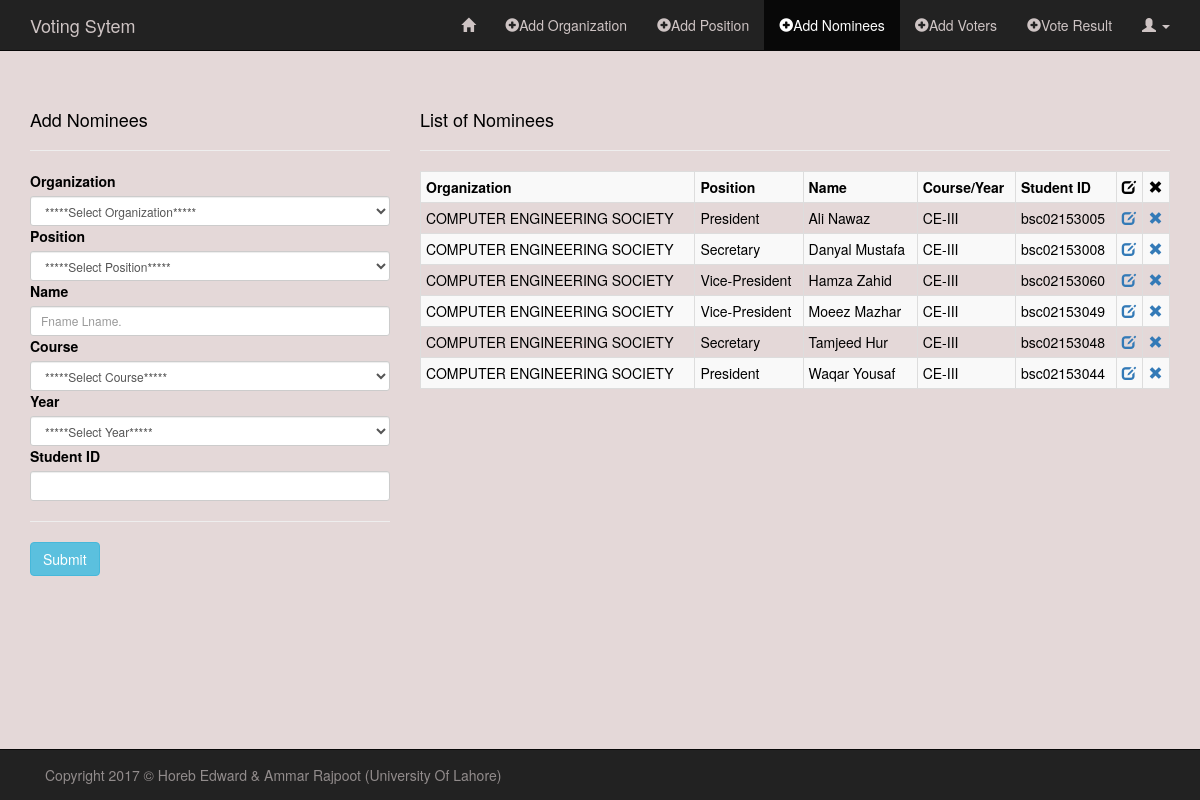
/sandbox/add_nominees.php (signed in), run on the app's committed database.
### tables this page shows
CREATE TABLE IF NOT EXISTS `nominees` (
  `id` int(11) NOT NULL AUTO_INCREMENT,
  `org` varchar(60) NOT NULL,
  `pos` varchar(60) NOT NULL,
  `name` varchar(60) NOT NULL,
  `course` varchar(60) NOT NULL,
  `year` varchar(3) NOT NULL,
  `stud_id` varchar(60) NOT NULL,
  PRIMARY KEY (`id`)
);

### sandbox/classes/Organization.php (called while the page is built, shortened)
<?php
class Organization
{
    public function READ_ORG() {
        global $db;
        $sql = "SELECT * FROM organization";
        if(!$stmt = $db->prepare($sql)) {
            echo $stmt->error;
        } else {
            $stmt->execute();
            $result = $stmt->get_result();
        }
        return $result;
    }
}

### sandbox/classes/Nominees.php (called while the page is built, shortened)
<?php
class Nominees
{
    public function READ_NOMINEE() {
        global $db;
        $sql = "SELECT *
                FROM nominees
                ORDER BY name ASC";
        if(!$stmt = $db->prepare($sql)) {
            echo $stmt->error;
        } else {
            $stmt->execute();
            $result = $stmt->get_result();
        }
        return $result;
    }
}

### sandbox/add_nominees.php (the view, shortened to what this page needs)
<?php
require("../config/db.php");
require("classes/Organization.php");
require("classes/Nominees.php");
?>
<!DOCTYPE HTML>
<html lang="en-US">
<head>
    <link rel="stylesheet" href="../assets/css/bootstrap.min.css">
    <link rel="stylesheet" href="../assets/css/style_admin.css">
</head>
<body>
<nav class="navbar navbar-inverse navbar-fixed-top" role="navigation">
    <div class="container">
        <div class="navbar-header">
            <a class="navbar-brand" href="index.php">Voting Sytem</a>
        </div>
        <div class="collapse navbar-collapse" id="bs-example-navbar-collapse-1">
            <ul class="nav navbar-nav navbar-right">
                <li><a href="admin_page.php"><span class="glyphicon glyphicon-home"></span></a></li>
                <li><a href="add_org.php"><span class="glyphicon glyphicon-plus-sign"></span>Add Organization</a></li>
                <li><a href="add_pos.php"><span class="glyphicon glyphicon-plus-sign"></span>Add Position</a></li>
                <li class="active"><a href="add_nominees.php"><span class="glyphicon glyphicon-plus-sign"></span>Add Nominees</a></li>
                <li><a href="add_voters.php"><span class="glyphicon glyphicon-plus-sign"></span>Add Voters</a></li>
                <li><a href="vote_result.php"><span class="glyphicon glyphicon-plus-sign"></span>Vote Result</a></li>
                <li class="dropdown">
                    <a href="#" class="dropdown-toggle" data-toggle="dropdown" role="button" aria-haspopup="true" aria-expanded="false"><span class="glyphicon glyphicon-user"></span> <span class="caret"></span></a>
                </li>
            </ul>
        </div>
    </div>
</nav>
<div class="container">
    <div class="row">
        <div class="col-md-4">
            <h4>Add Nominees</h4><hr>
            <form method="POST" action="<?php $_SERVER['PHP_SELF']; ?>" role="form">
                <?php
                $readOrg = new Organization();
                $rtnReadOrg = $readOrg->READ_ORG();
                ?>
                <div class="form-group-sm">
                    <label for="organization">Organization</label>
                    <?php if($rtnReadOrg) { ?>
                        <select required name="organization" class="form-control" id="org-list" onchange="getPos(this.value);">
                            <option value="">*****Select Organization*****</option>
                        </select>
                    <?php }  ?>
                </div>
                <div class="form-group-sm">
                    <label for="position">Position</label>
                    <select required name="position" class="form-control" id="pos-list">
                        <option value="">*****Select Position*****</option>
                    </select>
                </div>
                <div class="form-group-sm">
                    <label for="name">Name</label>
                    <input required type="text" name="name" class="form-control" placeholder="Fname Lname.">
                </div>
                <div class="form-group-sm">
                    <label for="course">Course</label>
                    <select required name="course" class="form-control">
                        <option value="">*****Select Course*****</option>
                    </select>
                </div>
                <div class="form-group-sm">
                    <label for="year">Year</label>
                    <select required name="year" class="form-control">
                        <option value="">*****Select Year*****</option>
                    </select>
                </div>
                <div class="form-group-sm">
                    <label for="stud_id">Student ID</label>
                    <input required type="text" name="stud_id" class="form-control">
                </div>
                <hr/>
                <div class="form-group-sm">
                    <input type="submit" name="submit" value="Submit" class="btn btn-info">
                </div>
            </form>
        </div>
        <?php
        $readNominees = new Nominees();
        $rtnReadNominees = $readNominees->READ_NOMINEE();
        ?>
        <div class="col-md-8">
            <h4>List of Nominees</h4><hr>
            <div class="table-responsive">
                <?php if($rtnReadNominees) { ?>
                <table class="table table-bordered table-condensed table-striped">
                    <tr>
                        <th>Organization</th>
                        <th>Position</th>
                        <th>Name</th>
                        <th>Course/Year</th>
                        <th>Student ID</th>
                        <th><span class="glyphicon glyphicon-edit"></span></th>
                        <th><span class="glyphicon glyphicon-remove"></span></th>
                    </tr>
                    <?php while($rowNom = $rtnReadNominees->fetch_assoc()) { ?>
                    <tr>
                        <td><?php echo $rowNom['org']; ?></td>
                        <td><?php echo $rowNom['pos']; ?></td>
                        <td><?php echo $rowNom['name']; ?></td>
                        <td><?php echo $rowNom['course'] . "-" . $rowNom['year']; ?></td>
                        <td><?php echo $rowNom['stud_id']; ?></td>
                        <td><a href="http://localhost/voting_system/sandbox/edit_nominee.php?id=<?php echo $rowNom['id']; ?>"><span class="glyphicon glyphicon-edit"></span></a></td>
                        <td><a href="http://localhost/voting_system/sandbox/delete_nominee.php?id=<?php echo $rowNom['id']; ?>"><span class="glyphicon glyphicon-remove"></span></a></td>
                    </tr>
                    <?php }  ?>
                </table>
                <?php }  ?>
            </div>
        </div>
    </div>
</div>
<nav class="navbar navbar-inverse navbar-fixed-bottom" role="navigation">
    <div class="container">
        <div class="navbar-text pull-left">
             Copyright 2017 &copy; Horeb Edward & Ammar Rajpoot (University Of Lahore)
        </div>
    </div>
</nav>
</body>
</html>

### assets/css/style_admin.css (style rules this page uses)
body { color: black; margin-top: 100px !important; margin-bottom: 70px; background-color: lightyellow; }

### sandbox/add_nominees.php (style rules this page uses)
body { background-color: #e4d8d8; }
.navbar-inverse .navbar-nav>li>a { color: #cec4c4; }
.navbar-inverse .navbar-brand { color:#cec4c4; }
.navbar-inverse .navbar-text { color: #928c8c; }

### data on the page
nominees: org "COMPUTER ENGINEERING SOCIETY", pos "President", name "Ali Nawaz", course "CE", year "III", stud "bsc02153005"
nominees: org "COMPUTER ENGINEERING SOCIETY", pos "Secretary", name "Danyal Mustafa", course "CE", year "III", stud "bsc02153008"
nominees: org "COMPUTER ENGINEERING SOCIETY", pos "Vice-President", name "Hamza Zahid", course "CE", year "III", stud "bsc02153060"
nominees: org "COMPUTER ENGINEERING SOCIETY", pos "Vice-President", name "Moeez Mazhar", course "CE", year "III", stud "bsc02153049"
nominees: org "COMPUTER ENGINEERING SOCIETY", pos "Secretary", name "Tamjeed Hur", course "CE", year "III", stud "bsc02153048"
nominees: org "COMPUTER ENGINEERING SOCIETY", pos "President", name "Waqar Yousaf", course "CE", year "III", stud "bsc02153044"
